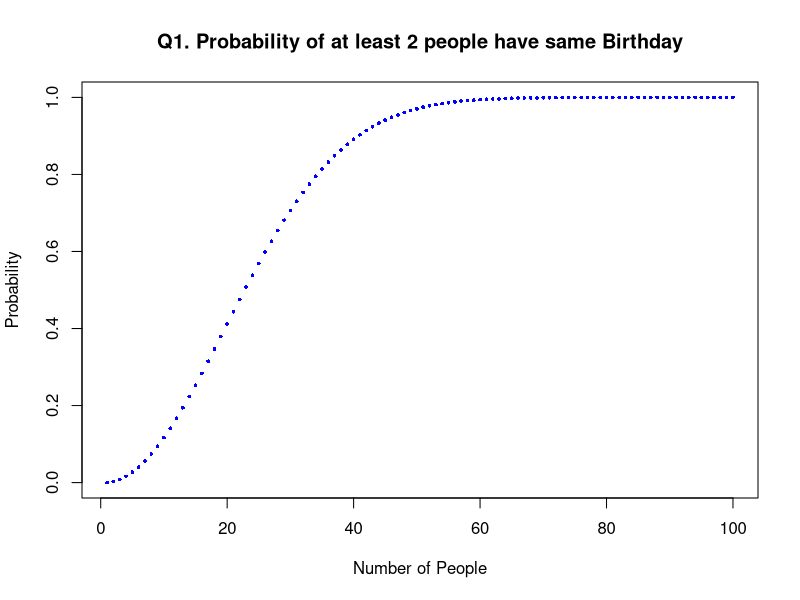
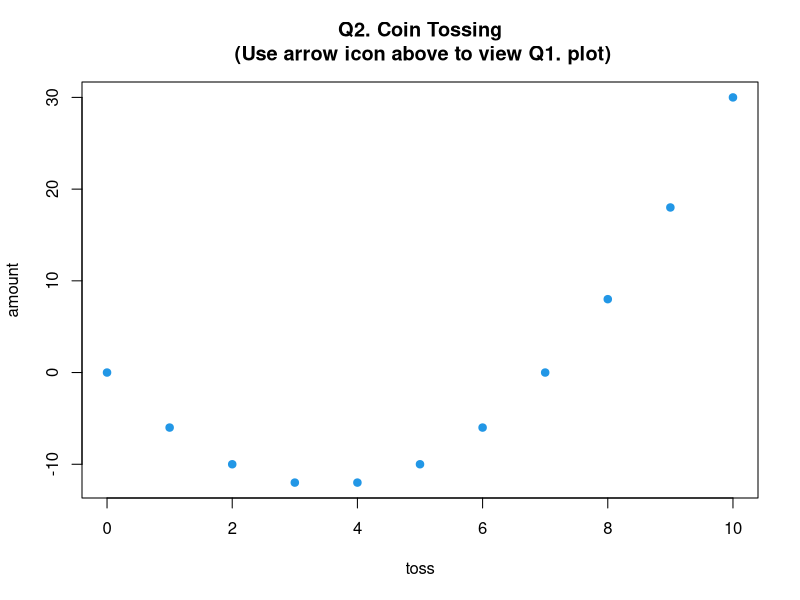

Write R code to recreate these figures, in order.
#Assignment 5

#Q1
n = 100  
prob <- c(n) 
for (i in 1:n) {
  q <- 1 - (0:(i - 1))/365  # No same b'day
  prob[i] <- 1 - prod(q)  
}
plot(prob, main="Q1. Probability of at least 2 people have same Birthday", xlab ="Number of People", ylab = "Probability", pch=16, cex=0.5 ,col="blue")


#Q2
poh <- 0.6 #Given
toss <- 0:10 #GIven
amount <- toss^2 - 7*toss  #Given

plot(toss, amount, main="Q2. Coin Tossing\n (Use arrow icon above to view Q1. plot)", pch=19, col=4) #q2.1

n <- 10
p <- 0:n
c <- 0
for(i in toss){
  p[c] <- (choose(n,i)*((0.6)^i)*((1-0.6)^(n-i)))
  c <- c+1
}
p

prob <- dbinom(amount, toss, poh)
exp <- sum(prob * amount)
exp
